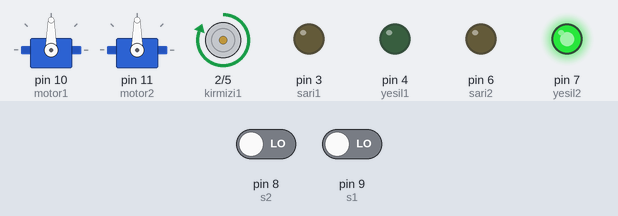
A sketch run on a simulated Arduino Uno, built with avr-gcc and run on an emulated ATmega328P. Shown: 2 × servo, motor-driver pin pairs drawn as motors (green arrow = first pin HIGH = forward, orange = second pin HIGH = backward, longer = more drive), output pins drawn as LEDs (lit = HIGH). The inputs (shaded band) are chosen by the test bench; at power-on: pin 8 (s2) LOW, pin 9 (s1) LOW.

Above: at 2.0 s.
2.1 s: pin 8 (s2) driven HIGH
At 4.0 s:
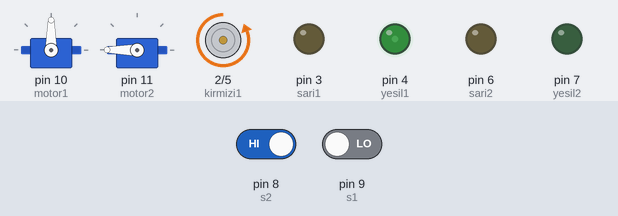
4.8 s: pin 9 (s1) driven HIGH
At 5.9 s:
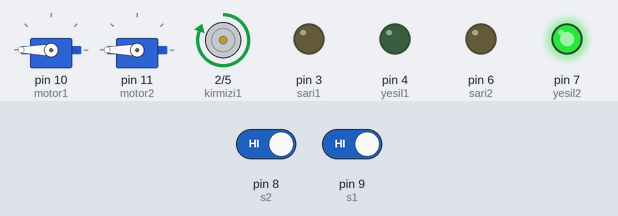
6.3 s: pin 9 (s1) driven LOW
At 7.5 s:
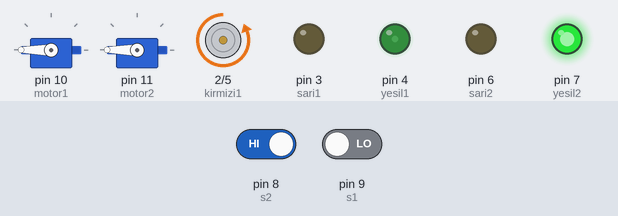
7.8 s: pin 8 (s2) driven LOW
At 8.8 s:
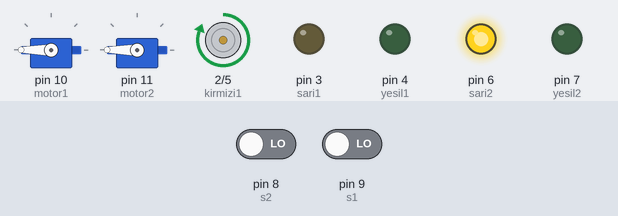
10.5 s: pin 8 (s2) driven HIGH
At 12.8 s:
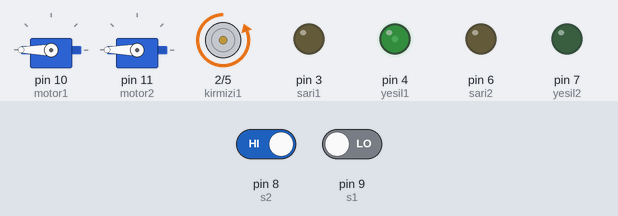
13.2 s: pin 8 (s2) driven LOW
At 13.6 s:
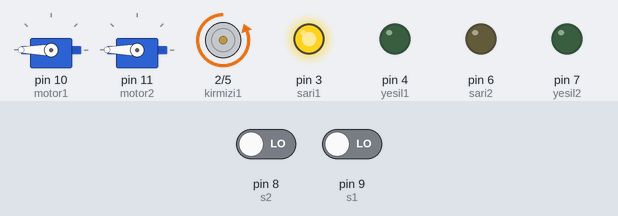
Timing chart, 0 to 16.2 s (numbered marks = the images above; inputs shaded):
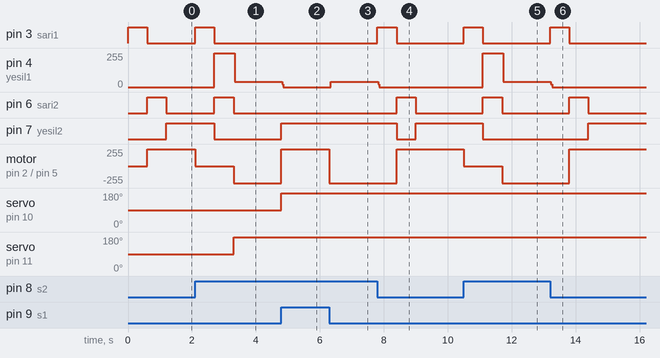

The sketch:

isikkontrol.ino
```cpp
#include<Servo.h>

int durum = 0;
int i;
int out = 0;
//1. LAMBA
int kirmizi1=2;
int sari1=3;
int yesil1 =4;
//2. LAMBA
int kirmizi2= 5;
int sari2=6;
int yesil2=7;
// SENSÖRLER
int s1 = 9;
int s2 = 8;
int sensor1=0;
int sensor2=0;
// servo
Servo motor1;
Servo motor2;
 void setup() {
  pinMode(kirmizi1,OUTPUT);
  pinMode(sari1,OUTPUT);
  pinMode(yesil1,OUTPUT);
  pinMode(kirmizi2,OUTPUT);
  pinMode(sari2,OUTPUT);
  pinMode(yesil2,OUTPUT);

  pinMode(s1,INPUT);
  pinMode(s2,INPUT);

  motor1.attach(10);
  motor2.attach(11);
}

void loop () {
  //SENSORLERİ KONTROL ET
sensor1 = digitalRead(s1);
sensor2 = digitalRead(s2);
if(sensor1 == HIGH)  {
motor1.write(180);
    digitalWrite(kirmizi1,HIGH);
    digitalWrite(yesil2,HIGH);


     digitalWrite(kirmizi2,LOW);
    digitalWrite(yesil1,LOW);

    digitalWrite(sari1,LOW);
    digitalWrite(sari2,LOW);
}
else if(sensor2 == HIGH)  {
  motor2.write(180);
  digitalWrite(kirmizi2,HIGH);
  digitalWrite(yesil1,HIGH);

 digitalWrite(kirmizi1,LOW);
 digitalWrite(yesil1,LOW);

 digitalWrite(sari1,LOW);
 digitalWrite(sari2,LOW);
}
if (sensor1==LOW && sensor2 == LOW) normal(30);

}


// LAMBA FONKSİYONLARI
void isik1(int x) {
  digitalWrite(yesil1,LOW);
  digitalWrite(kirmizi1,LOW);
  digitalWrite(sari1,HIGH);
  delay(600);
   // DÖNGÜNÜN 1 KEZ ÇALIŞMASI İÇİN while + break yaptık
  while(x == 1) {
digitalWrite(kirmizi1,HIGH);
digitalWrite(sari1,LOW);
break;
  }
  while (x == 0) {
digitalWrite(yesil1,HIGH);
digitalWrite(sari1,LOW);
break;
}
}

void isik2(int x) {
  digitalWrite(yesil2,LOW);
  digitalWrite(kirmizi2,LOW);
  digitalWrite(sari2,HIGH);
  delay(600);
  // DÖNGÜNÜN 1 KEZ ÇALIŞMASI İÇİN while + break yaptık
  while (x == 1) {
 digitalWrite(kirmizi2,HIGH);
 digitalWrite(sari2,LOW);
break;
  }
 while (x == 0) {
digitalWrite(yesil2,HIGH);
digitalWrite(sari2,LOW);
break;  }
}

int bekle(int zaman) {

  zaman = 40*zaman;
  for (i=0;i<zaman;i++){
 sensor1= digitalRead(s1);
 sensor2= digitalRead(s2);
    if (sensor1==HIGH || sensor2 == HIGH)  break;

    delay(25);
    }
  }

int normal (int x) {
isik1(1);
isik2(0);
bekle(x);
//delay(x);
isik1(0);
isik2(1);
bekle(x);
//delay(x);
}


int yol1bosalt() {
   while(sensor1 == HIGH){
   digitalWrite(kirmizi1,HIGH);
    digitalWrite(yesil2,HIGH);

     digitalWrite(kirmizi2,LOW);
    digitalWrite(yesil1,LOW);

    digitalWrite(sari1,LOW);
    digitalWrite(sari2,LOW);
  }

  //  if (sensor1 == LOW) exit(0);
}

int yol2bosalt() {
 do
 {digitalWrite(kirmizi2,HIGH);
 digitalWrite(yesil1,HIGH);

 digitalWrite(kirmizi1,LOW);
 digitalWrite(yesil1,LOW);

 digitalWrite(sari1,LOW);
 digitalWrite(sari2,LOW);
}
  while(sensor2 == HIGH);
 // if (sensor2 == LOW) exit(0);
}
```

Measured:
- after the input at 2.1 s, pin 3 (sari1): LOW → HIGH at once, → LOW 0.60 s later; pin 4 (yesil1): 0/255 → 255/255 after 0.60 s, → 40/255 0.64 s later
- after the input at 4.8 s, pin 4 (yesil1): 40/255 → 0/255 at once; pin 7 (yesil2): LOW → HIGH at once; motor on pin 2 (kirmizi1) / pin 5 (kirmizi2): backward 255/255 → forward 255/255 at once; servo on pin 10 (motor1): 90° → 180° at once
- after the input at 6.3 s, pin 4 (yesil1): 0/255 → 40/255 at once; motor on pin 2 (kirmizi1) / pin 5 (kirmizi2): forward 255/255 → backward 255/255 at once
- after the input at 7.8 s, pin 3 (sari1): LOW → HIGH at once, → LOW 0.60 s later; pin 4 (yesil1): 40/255 → 0/255 at once; pin 6 (sari2): LOW → HIGH after 0.60 s, → LOW 0.60 s later; pin 7 (yesil2): HIGH → LOW after 0.60 s, → HIGH 0.60 s later; motor on pin 2 (kirmizi1) / pin 5 (kirmizi2): backward 255/255 → forward 255/255 after 0.60 s
- after the input at 10.5 s, pin 3 (sari1): LOW → HIGH at once, → LOW 0.60 s later; pin 4 (yesil1): 0/255 → 255/255 after 0.60 s, → 40/255 0.64 s later
- after the input at 13.2 s, pin 3 (sari1): LOW → HIGH at once, → LOW 0.60 s later; pin 4 (yesil1): 40/255 → 0/255 at once; pin 6 (sari2): LOW → HIGH after 0.60 s, → LOW 0.60 s later; pin 7 (yesil2): LOW → HIGH after 1.2 s; motor on pin 2 (kirmizi1) / pin 5 (kirmizi2): backward 255/255 → forward 255/255 after 0.60 s
